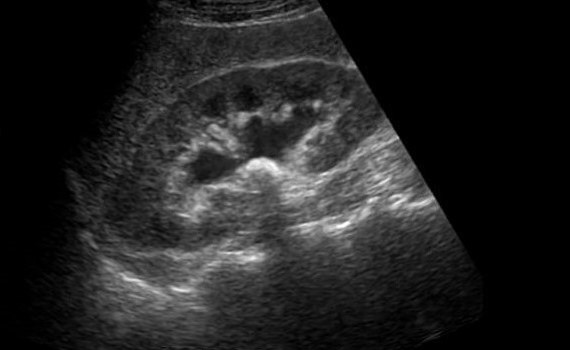
#> input picture final_stone1.jpg, 570 x 350 px, found by its file name
$ python stone.py
#> lines starting #> are read from the running program, lines starting #| are printed output that depends on the picture; after the words box and inside, x2 and y2 are one past the last pixel; in counts of white or black regions, pixels touching at a corner belong together
import cv2
import numpy as np
import matplotlib.pyplot as plt
from skimage import morphology
import math

s = r'images/final_stone1.jpg'
img = cv2.imread(s, 0)
#> img is the input picture: shape (350, 570); min 0, max 255, mean 33.7

# Check if image is loaded correctly
if img is None:
    raise FileNotFoundError(f"Image not found at path: {s}")

def histeq(img):
    histogram = np.zeros(256)
    for i in range(img.shape[0]):
        for j in range(img.shape[1]):
            histogram[int(img[i, j])] += 1
    cum = np.cumsum(histogram)
    cum = (cum - cum.min()) * 255 / (cum.max() - cum.min())
    new_img = np.zeros_like(img)
    for i in range(img.shape[0]):
        for j in range(img.shape[1]):
            new_img[i, j] = cum[int(img[i, j])]
    return new_img

def laplacian_filter(img):
    kernel = np.array([[0, 1, 0], [1, -4, 1], [0, 1, 0]])
    result = cv2.filter2D(img, -1, kernel)
    return np.clip(result, 0, 255)

def gaussian_filter(img):
    result = cv2.GaussianBlur(img, (5, 5), 0)
    return result

def median_filter(img):
    result = cv2.medianBlur(img, 5)
    return result

def segmentation(img):
    kernel = np.ones((5, 5), np.uint8)
    erosion = cv2.erode(img, kernel, iterations=1)
    dilation = cv2.dilate(erosion, kernel, iterations=1)
    return erosion, dilation

def pre_processing(img):
    img_rm_small = morphology.remove_small_objects(img > 0, min_size=5, connectivity=2)
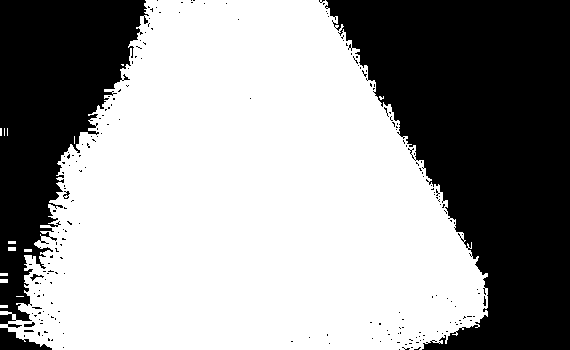
#> img_rm_small: shape (350, 570) bool; 60.6% white; 213 black regions (207 under 20 px), largest, box (x1, y1, x2, y2) and area: (325, 0, 570, 350) 52649, (0, 0, 149, 328) 24699, (0, 328, 52, 350) 586, (30, 274, 44, 281) 35, (24, 322, 35, 327) 34, (63, 191, 70, 199) 28
    thresh = cv2.threshold(img_rm_small.astype(np.uint8), 0, 255, cv2.THRESH_BINARY + cv2.THRESH_OTSU)[1]
    filled = morphology.remove_small_holes(thresh.astype(bool), area_threshold=100)
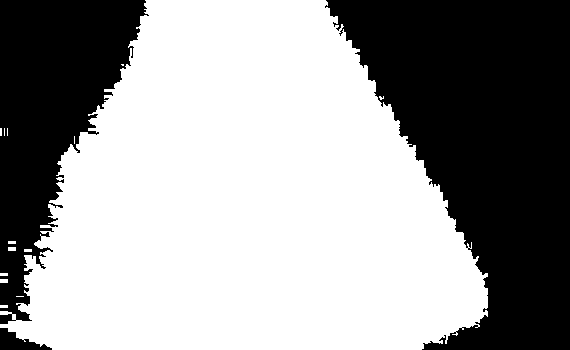
#> filled: shape (350, 570) bool; 61.1% white; 3 black regions, box (x1, y1, x2, y2) and area: (325, 0, 570, 350) 52553, (0, 0, 149, 324) 24563, (0, 328, 52, 350) 586
    return (filled.astype(np.uint8) * 255)

def enhancement(img):
    img_gaussian = gaussian_filter(img)
    img_median = median_filter(img_gaussian)
#> in median_filter, `result = cv2.medianBlur(img, 5)`:
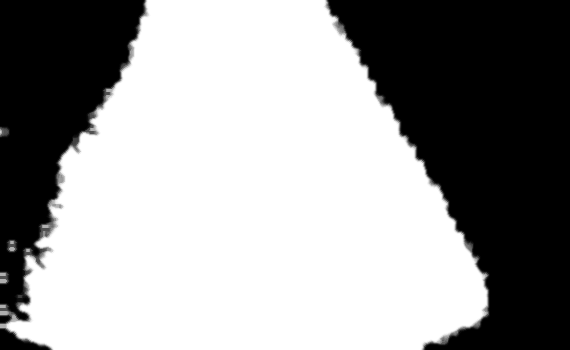
#> result: shape (350, 570); min 0, max 255, mean 155.7
    return img_median

def detection(img):
    preprocessed = pre_processing(img)
    enhanced = enhancement(preprocessed)
    erosion, dilation = segmentation(enhanced)
#> in segmentation, `erosion = cv2.erode(img, kernel, iterations=1)`:
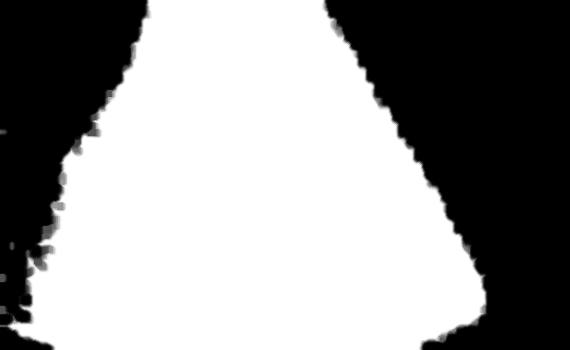
#> erosion: shape (350, 570); min 0, max 255, mean 152.1
    plt.figure('Detection')
    plt.subplot(1, 3, 1)
    plt.title('Original Image')
    plt.imshow(img, cmap='gray')
    plt.subplot(1, 3, 2)
    plt.title('Enhanced Image')
    plt.imshow(enhanced, cmap='gray')
    plt.subplot(1, 3, 3)
    plt.title('Segmentation')
    plt.imshow(dilation, cmap='gray')
    plt.show()

detection(img)
